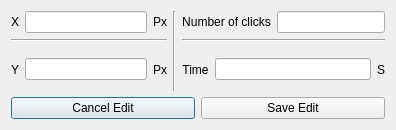
<?xml version="1.0" encoding="UTF-8"?>
<ui version="4.0">
 <class>clickBox</class>
 <widget class="QDialog" name="clickBox">
  <property name="geometry">
   <rect>
    <x>0</x>
    <y>0</y>
    <width>396</width>
    <height>130</height>
   </rect>
  </property>
  <property name="windowTitle">
   <string>Click Settings</string>
  </property>
  <layout class="QGridLayout" name="gridLayout">
   <item row="0" column="0">
    <layout class="QHBoxLayout" name="horizontalLayout_2">
     <item>
      <widget class="QLabel" name="label">
       <property name="text">
        <string>X</string>
       </property>
      </widget>
     </item>
     <item>
      <widget class="QLineEdit" name="xClick"/>
     </item>
     <item>
      <widget class="QLabel" name="label_6">
       <property name="text">
        <string>Px</string>
       </property>
      </widget>
     </item>
    </layout>
   </item>
   <item row="0" column="1" rowspan="3">
    <layout class="QHBoxLayout" name="horizontalLayout_5">
     <item>
      <widget class="Line" name="line">
       <property name="orientation">
        <enum>Qt::Vertical</enum>
       </property>
      </widget>
     </item>
    </layout>
   </item>
   <item row="0" column="2">
    <layout class="QHBoxLayout" name="horizontalLayout_6">
     <item>
      <widget class="QLabel" name="label_3">
       <property name="text">
        <string>Number of clicks</string>
       </property>
       <property name="textFormat">
        <enum>Qt::PlainText</enum>
       </property>
       <property name="alignment">
        <set>Qt::AlignCenter</set>
       </property>
      </widget>
     </item>
     <item>
      <widget class="QLineEdit" name="numClicks"/>
     </item>
    </layout>
   </item>
   <item row="1" column="0">
    <layout class="QVBoxLayout" name="verticalLayout_3">
     <item>
      <widget class="Line" name="line_2">
       <property name="orientation">
        <enum>Qt::Horizontal</enum>
       </property>
      </widget>
     </item>
    </layout>
   </item>
   <item row="1" column="2">
    <layout class="QVBoxLayout" name="verticalLayout_4">
     <item>
      <widget class="Line" name="line_3">
       <property name="orientation">
        <enum>Qt::Horizontal</enum>
       </property>
      </widget>
     </item>
    </layout>
   </item>
   <item row="2" column="0">
    <layout class="QHBoxLayout" name="horizontalLayout_3">
     <item>
      <widget class="QLabel" name="label_2">
       <property name="text">
        <string>Y</string>
       </property>
      </widget>
     </item>
     <item>
      <widget class="QLineEdit" name="yClick"/>
     </item>
     <item>
      <widget class="QLabel" name="label_5">
       <property name="text">
        <string>Px</string>
       </property>
      </widget>
     </item>
    </layout>
   </item>
   <item row="2" column="2">
    <layout class="QHBoxLayout" name="horizontalLayout_7">
     <item>
      <layout class="QHBoxLayout" name="horizontalLayout_4">
       <item>
        <widget class="QLabel" name="label_4">
         <property name="text">
          <string>Time</string>
         </property>
         <property name="alignment">
          <set>Qt::AlignCenter</set>
         </property>
        </widget>
       </item>
       <item>
        <widget class="QLineEdit" name="timeClicks">
         <property name="toolTip">
          <string extracomment="Time to move mouse cursor"/>
         </property>
        </widget>
       </item>
       <item>
        <widget class="QLabel" name="label_7">
         <property name="text">
          <string>S</string>
         </property>
         <property name="alignment">
          <set>Qt::AlignCenter</set>
         </property>
        </widget>
       </item>
      </layout>
     </item>
    </layout>
   </item>
   <item row="3" column="0" colspan="3">
    <layout class="QHBoxLayout" name="horizontalLayout">
     <item>
      <widget class="QPushButton" name="cancelClick">
       <property name="text">
        <string>Cancel Edit</string>
       </property>
      </widget>
     </item>
     <item>
      <widget class="QPushButton" name="saveClick">
       <property name="text">
        <string>Save Edit</string>
       </property>
      </widget>
     </item>
    </layout>
   </item>
  </layout>
 </widget>
 <resources/>
 <connections/>
</ui>
